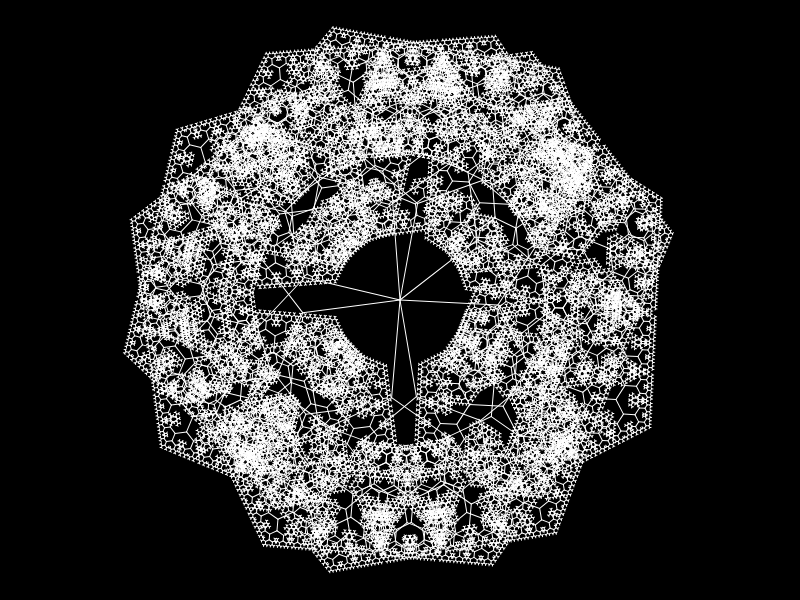
Frame 1 (no input)
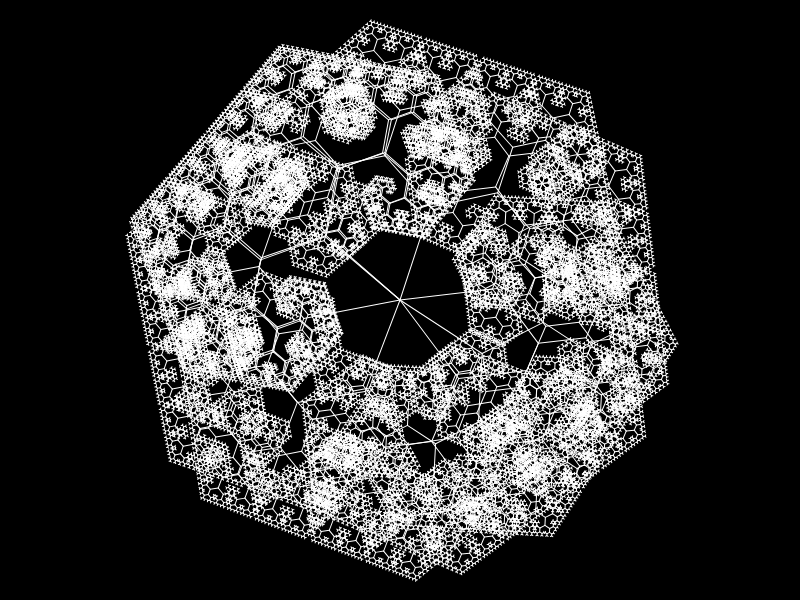
Frame 2 (the mouse pressed at the canvas centre, redrawn once)

The p5.js sketch that drew these frames (run headless with seeded random() and noise() and a simulated clock; the mouse was pressed at the canvas centre and the sketch redrawn once):

// p5.js sketch
// ── sketch.js
var treecolor = [255, 255, 255]; //color of tree is green



function setup() //initialization of program.

{

createCanvas(800, 600); //canvas size is set, creates a canvas explicitly using x and y values



noLoop();

stroke(248);

angleMode(DEGREES);

}

function draw() //executed continuously

{
 background('rgb(0,0,0)');

	translate(200, 200);


translate(width/4, height/6);

rotate(30/4);

branchComponent(98, 8, 60);

}

function branch(length, a, g) {

line(0, 0, 0, -length);

translate(0, -length);

length *= 0.7;

if (length > 1) {

push();

rotate(a);

branch(length, a, g);

pop();

push();

rotate(-a);

branch(length, a, g);

pop();

}

}

function branchComponent(length, am, a) {

stroke.apply(null, treecolor);

var increment = 360/am

var rotAmount;

for (var i = 0; i < am; i++) {

push();

rotAmount = -180 + increment * i

rotate(random(rotAmount - 60, rotAmount));

branch(length, a, 1);

pop();

}

}
